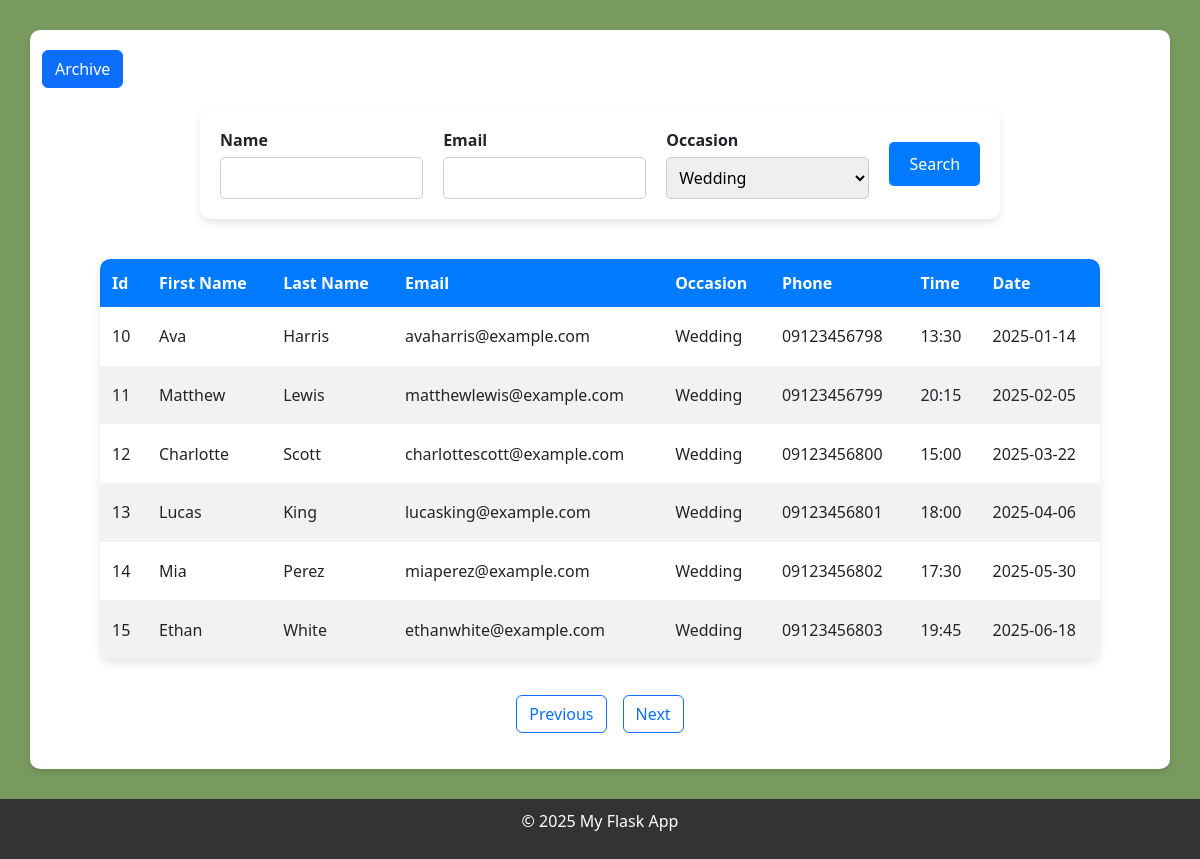
Screenshot of /contact_list/?page=2 with the database file from the repository.
### server_for_restaurant.py (models this page shows, shortened)
class ContactTb(db.Model):
    id = db.Column(db.Integer,primary_key=True)
    first_name = db.Column(db.String(20),nullable=False)
    last_name = db.Column(db.String(20),nullable=False)
    email = db.Column(db.String(45),nullable=False)
    occasion = db.Column(db.String(150),nullable=False)
    phone_number = db.Column(db.String(15), nullable=False)
    time_input = db.Column(db.String(255),nullable=False)
    date_input = db.Column(db.String(255),nullable=False)
    is_archive = db.Column(db.Boolean,default=False)

### server_for_restaurant.py (the view, shortened to what this page needs)
@app.route('/contact_list/', methods=['GET', 'POST'])
def contact_list():
    page = request.args.get('page',1,type=int)
    query = ContactTb.query.filter(ContactTb.is_archive==False)
    print(query)
    contact_list_data = query.paginate(page=page,per_page=6,error_out=False)
    print(contact_list_data)
    return render_template('owner_template/contact_list.html',contact_list_data=contact_list_data)

### templates/owner_template/contact_list.html (shortened to what this page needs)
{% extends "base_owner.html" %}
{% block content %}
<!DOCTYPE html>
<html lang="en">
<head>
<link href="https://cdn.jsdelivr.net/npm/bootstrap@5.3.5/dist/css/bootstrap.min.css" rel="stylesheet">
<body style="background-color:#789a5f;">
  <div class="container">
    <button type="button" class="btn btn-primary" data-bs-toggle="modal" data-bs-target="#exampleModal">
      Archive
    </button>
    <div class="display_form">
      <form action="/contact_list/" method="POST" class="form-container">
        <div class="form-group">
          <label>Name</label>
          <input type="text" name="query_name">
        </div>
        <div class="form-group">
          <label>Email</label>
          <input type="text" name="query_email">
        </div>
        <div class="form-group">
          <label>Occasion</label>
          <select name="query_occasion">
            <option value="Wedding">Wedding</option>
          </select>
        </div>
        <button type="submit" class="submit-btn">Search</button>
      </form>
    </div>
    <div class="table_div">
      <table>
        <thead>
          <tr>
            <th>Id</th>
            <th>First Name</th>
            <th>Last Name</th>
            <th>Email</th>
            <th>Occasion</th>
            <th>Phone</th>
            <th>Time</th>
            <th>Date</th>
          </tr>
        </thead>
        <tbody>
          {% for item in contact_list_data.items %}
          <tr>
            <td>{{ item.id }}</td>
            <td>{{ item.first_name }}</td>
            <td>{{ item.last_name }}</td>
            <td>{{ item.email }}</td>
            <td>{{ item.occasion }}</td>
            <td>{{ item.phone_number }}</td>
            <td>{{ item.time_input }}</td>
            <td>{{ item.date_input }}</td>
          </tr>
          {% else %}
          <tr>
            <td colspan="8" style="text-align: center; font-weight: bold; color: red;">No Data Found</td>
          </tr>
          {% endfor %}
        </tbody>
      </table>
    </div>
    <div class="d-flex justify-content-center my-3">
      {% if contact_list_data.has_prev %}
      <a class="btn btn-outline-primary mx-2" href="{{ url_for('contact_list', page=contact_list_data.prev_num) }}">Previous</a>
      {% endif %}
      {% if contact_list_data.has_next %}
      <a class="btn btn-outline-primary mx-2" href="{{ url_for('contact_list', page=contact_list_data.next_num) }}">Next</a>
      {% endif %}
    </div>
  </div>
</body>
{% endblock %}

### templates/base_owner.html (style rules this page uses)
html,body { height:100%; margin:0; padding:0; display:flex; flex-direction:column; font-family: Arial, sans-serif; margin: 0; padding: 0; background-color: #789a5f; }
.container { width: 90%; max-width: 1100px; margin: 30px auto; background: #ffffff; padding: 20px; box-shadow: 0px 4px 6px rgba(0, 0, 0, 0.1); border-radius: 10px; }
.display_form { display: flex; justify-content: center; padding: 20px 0; }
.form-container { display: flex; flex-wrap: wrap; gap: 20px; align-items: center; width: 100%; max-width: 800px; background: #ffffff; padding: 20px; border-radius: 10px; box-shadow: 0 4px 8px rgba(0, 0, 0, 0.1); }
.form-group { display: flex; flex-direction: column; flex: 1; min-width: 200px; }
.form-group label { font-weight: bold; margin-bottom: 5px; }
.form-group input, .form-group select { padding: 8px; border: 1px solid #ccc; border-radius: 5px; font-size: 16px; }
.submit-btn { padding: 10px 20px; background-color: #007BFF; color: white; border: none; cursor: pointer; border-radius: 5px; font-size: 16px; }
.table_div { display: flex; justify-content: center; padding: 20px 0; }
table { width: 100%; max-width: 1000px; border-collapse: collapse; background: #fff; box-shadow: 0 4px 8px rgba(0, 0, 0, 0.1); border-radius: 10px; min-height:400px; overflow: hidden; }
thead { background-color: #007BFF; color: white; }
th, td { padding: 12px; text-align: left; border-bottom: 1px solid #ddd; }
tbody tr:nth-child(even) { background-color: #f2f2f2; }

### rows the page displays
ContactTb: id "10", first_name "Ava", last_name "Harris", email "avaharris@example.com", occasion "Wedding", phone_number "09123456798", time_input "13:30", date_input "2025-01-14"
ContactTb: id "11", first_name "Matthew", last_name "Lewis", email "matthewlewis@example.com", occasion "Wedding", phone_number "09123456799", time_input "20:15", date_input "2025-02-05"
ContactTb: id "12", first_name "Charlotte", last_name "Scott", email "charlottescott@example.com", occasion "Wedding", phone_number "09123456800", time_input "15:00", date_input "2025-03-22"
ContactTb: id "13", first_name "Lucas", last_name "King", email "lucasking@example.com", occasion "Wedding", phone_number "09123456801", time_input "18:00", date_input "2025-04-06"
ContactTb: id "14", first_name "Mia", last_name "Perez", email "miaperez@example.com", occasion "Wedding", phone_number "09123456802", time_input "17:30", date_input "2025-05-30"
ContactTb: id "15", first_name "Ethan", last_name "White", email "ethanwhite@example.com", occasion "Wedding", phone_number "09123456803", time_input "19:45", date_input "2025-06-18"
